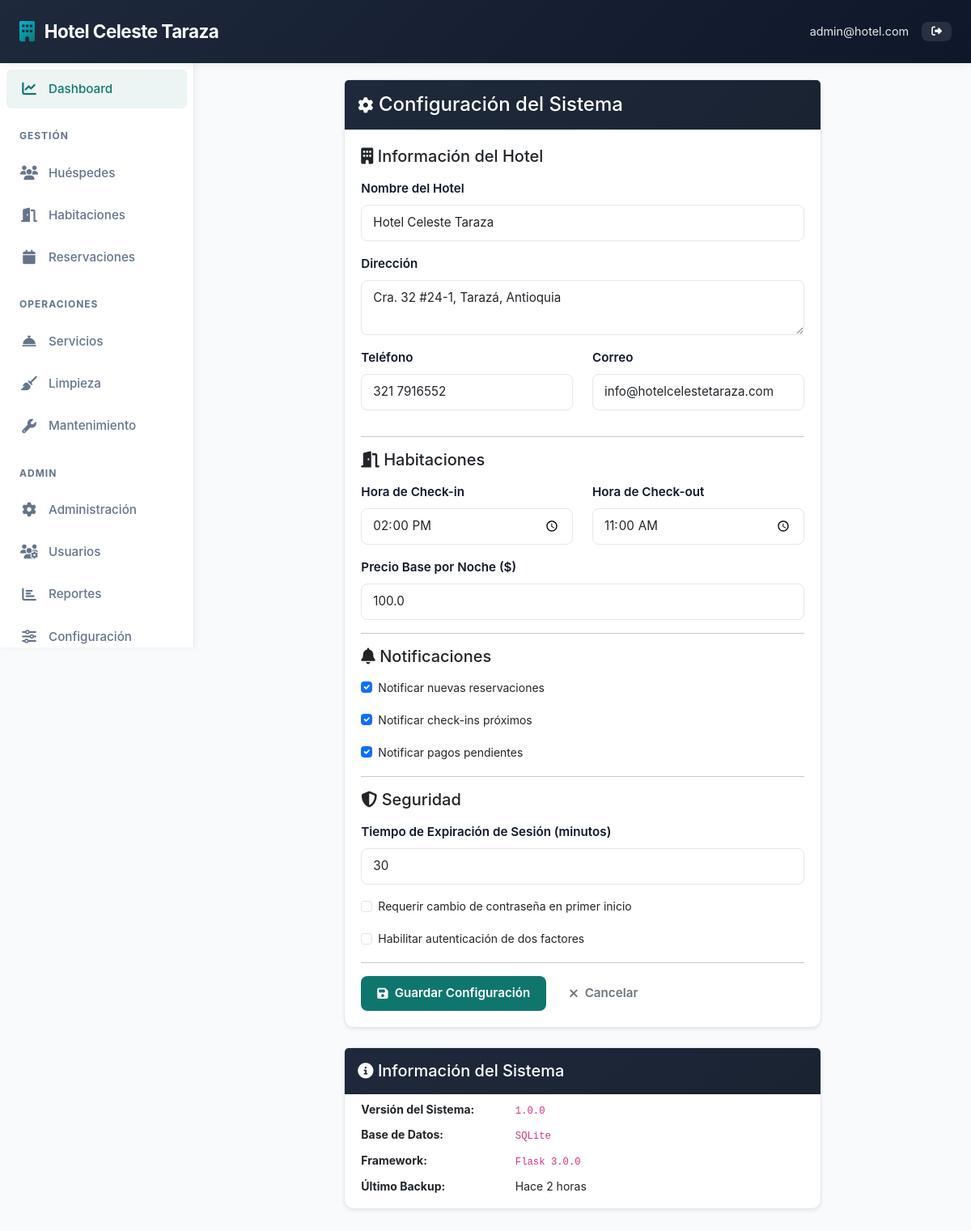
The app's page /admin/settings (signed in) with its own data.
### models.py (models this page shows, shortened)
class SystemSettings(db.Model):
    __tablename__ = 'system_settings'
    id = db.Column(db.Integer, primary_key=True)
    hotel_name = db.Column(db.String(120), nullable=False, default='Hotel Management System')
    hotel_address = db.Column(db.Text, nullable=False, default='Calle Principal 123, Ciudad')
    hotel_phone = db.Column(db.String(20), nullable=False, default='+1 (555) 123-4567')
    hotel_email = db.Column(db.String(120), nullable=False, default='info@hotel.com')
    check_in_time = db.Column(db.String(5), nullable=False, default='14:00')
    check_out_time = db.Column(db.String(5), nullable=False, default='11:00')
    price_per_night = db.Column(db.Float, nullable=False, default=100.0)
    updated_at = db.Column(db.DateTime, default=datetime.utcnow, onupdate=datetime.utcnow)

class User(UserMixin, db.Model):
    __tablename__ = 'users'
    id = db.Column(db.Integer, primary_key=True)
    username = db.Column(db.String(80), unique=True, nullable=False)
    email = db.Column(db.String(120), unique=True, nullable=False)
    password_hash = db.Column(db.String(200), nullable=False)
    full_name = db.Column(db.String(120), nullable=False)
    role = db.Column(db.String(20), nullable=False, default='staff')  # admin, receptionist, housekeeper, manager
    phone = db.Column(db.String(20))
    created_at = db.Column(db.DateTime, default=datetime.utcnow)
    is_active = db.Column(db.Boolean, default=True)
    reservations = db.relationship('Reservation', backref='created_by_user', lazy=True)

### admin.py (the view)
@admin_bp.route('/settings')
@login_required
@admin_required
def settings():
    system_settings = SystemSettings.query.first()
    if not system_settings:
        system_settings = SystemSettings()
        db.session.add(system_settings)
        db.session.commit()
    return render_template('admin/settings.html', settings=system_settings)

### templates/admin/settings.html (shortened to what this page needs)
{% extends "base.html" %}
{% block content %}
<div class="container-fluid">
    <div class="row">
        <div class="col-12 col-md-8 col-lg-6 mx-auto">
            <div class="card shadow-sm">
                <div class="card-header bg-light border-bottom">
                    <h4 class="mb-0"><i class="fas fa-cog"></i> Configuración del Sistema</h4>
                </div>
                <div class="card-body">
                    <form method="POST" action="{{ url_for('admin.save_settings') }}">
                        <h5 class="mb-3"><i class="fas fa-building"></i> Información del Hotel</h5>
                        <div class="mb-3">
                            <label for="hotel_name" class="form-label">Nombre del Hotel</label>
                            <input type="text" class="form-control" id="hotel_name" name="hotel_name" value="{{ settings.hotel_name }}">
                        </div>
                        <div class="mb-3">
                            <label for="hotel_address" class="form-label">Dirección</label>
                            <textarea class="form-control" id="hotel_address" name="hotel_address" rows="2">{{ settings.hotel_address }}</textarea>
                        </div>
                        <div class="row">
                            <div class="col-12 col-md-6 mb-3">
                                <label for="hotel_phone" class="form-label">Teléfono</label>
                                <input type="tel" class="form-control" id="hotel_phone" name="hotel_phone" value="{{ settings.hotel_phone }}">
                            </div>
                            <div class="col-12 col-md-6 mb-3">
                                <label for="hotel_email" class="form-label">Correo</label>
                                <input type="email" class="form-control" id="hotel_email" name="hotel_email" value="{{ settings.hotel_email }}">
                            </div>
                        </div>
                        <hr>
                        <h5 class="mb-3"><i class="fas fa-door-open"></i> Habitaciones</h5>
                        <div class="row">
                            <div class="col-12 col-md-6 mb-3">
                                <label for="check_in_time" class="form-label">Hora de Check-in</label>
                                <input type="time" class="form-control" id="check_in_time" name="check_in_time" value="{{ settings.check_in_time }}">
                            </div>
                            <div class="col-12 col-md-6 mb-3">
                                <label for="check_out_time" class="form-label">Hora de Check-out</label>
                                <input type="time" class="form-control" id="check_out_time" name="check_out_time" value="{{ settings.check_out_time }}">
                            </div>
                        </div>
                        <div class="mb-3">
                            <label for="price_per_night" class="form-label">Precio Base por Noche ($)</label>
                            <input type="number" class="form-control" id="price_per_night" name="price_per_night" value="{{ settings.price_per_night }}" step="0.01">
                        </div>
                        <hr>
                        <h5 class="mb-3"><i class="fas fa-bell"></i> Notificaciones</h5>
                        <div class="form-check mb-3">
                            <input class="form-check-input" type="checkbox" id="notify_reservations" name="notify_reservations" checked>
                            <label class="form-check-label" for="notify_reservations">
                                Notificar nuevas reservaciones
                            </label>
                        </div>
                        <div class="form-check mb-3">
                            <input class="form-check-input" type="checkbox" id="notify_checkin" name="notify_checkin" checked>
                            <label class="form-check-label" for="notify_checkin">
                                Notificar check-ins próximos
                            </label>
                        </div>
                        <div class="form-check mb-3">
                            <input class="form-check-input" type="checkbox" id="notify_payments" name="notify_payments" checked>
                            <label class="form-check-label" for="notify_payments">
                                Notificar pagos pendientes
                            </label>
                        </div>
                        <hr>
                        <h5 class="mb-3"><i class="fas fa-shield-alt"></i> Seguridad</h5>
                        <div class="mb-3">
                            <label for="session_timeout" class="form-label">Tiempo de Expiración de Sesión (minutos)</label>
                            <input type="number" class="form-control" id="session_timeout" name="session_timeout" value="30">
                        </div>
                        <div class="form-check mb-3">
                            <input class="form-check-input" type="checkbox" id="require_password_change" name="require_password_change">
                            <label class="form-check-label" for="require_password_change">
                                Requerir cambio de contraseña en primer inicio
                            </label>
                        </div>
                        <div class="form-check mb-3">
                            <input class="form-check-input" type="checkbox" id="enable_2fa" name="enable_2fa">
                            <label class="form-check-label" for="enable_2fa">
                                Habilitar autenticación de dos factores
                            </label>
                        </div>
                        <hr>
                        <div class="d-grid gap-2 d-sm-flex">
                            <button type="submit" class="btn btn-primary">
                                <i class="fas fa-save"></i> Guardar Configuración
                            </button>
                            <a href="{{ url_for('admin.index') }}" class="btn btn-outline-secondary">
                                <i class="fas fa-times"></i> Cancelar
                            </a>
                        </div>
                    </form>
                </div>
            </div>
            <div class="card shadow-sm mt-4">
                <div class="card-header bg-light">
                    <h5 class="mb-0"><i class="fas fa-info-circle"></i> Información del Sistema</h5>
                </div>
                <div class="card-body">
                    <dl class="row">
                        <dt class="col-sm-4">Versión del Sistema:</dt>
                        <dd class="col-sm-8"><code>1.0.0</code></dd>
                        <dt class="col-sm-4">Base de Datos:</dt>
                        <dd class="col-sm-8"><code>SQLite</code></dd>
                        <dt class="col-sm-4">Framework:</dt>
                        <dd class="col-sm-8"><code>Flask 3.0.0</code></dd>
                        <dt class="col-sm-4">Último Backup:</dt>
                        <dd class="col-sm-8">Hace 2 horas</dd>
                    </dl>
                </div>
            </div>
        </div>
    </div>
</div>
{% endblock %}

### templates/base.html (shortened to what this page needs)
<!DOCTYPE html>
<html lang="es">
<head>
    <link href="https://cdn.jsdelivr.net/npm/bootstrap@5.3.0/dist/css/bootstrap.min.css" rel="stylesheet">
    <link rel="stylesheet" href="https://cdnjs.cloudflare.com/ajax/libs/font-awesome/6.4.0/css/all.min.css">
</head>
<body>
    {% if current_user.is_authenticated %}
    <nav class="navbar">
        <a class="navbar-brand" href="/"><i class="fas fa-building"></i> <span>{{ hotel_settings.hotel_name }}</span></a>
        <div class="navbar-right">
            <span class="text-white">{{ current_user.email }}</span>
            <a href="/auth/logout" class="btn btn-sm" style="background-color: rgba(255,255,255,0.1); color: white;"><i class="fas fa-sign-out-alt"></i></a>
        </div>
    </nav>
    <aside class="sidebar" id="sidebar">
        <ul class="sidebar-menu">
            <li><a href="/" data-tooltip="Dashboard"><i class="fas fa-chart-line"></i> <span class="sidebar-label">Dashboard</span></a></li>
            <li><div class="sidebar-section-title">Gestión</div></li>
            {% if modules_dict.get('Huéspedes', {}).is_enabled != False %}
            <li><a href="/guests" data-tooltip="Huéspedes"><i class="fas fa-users"></i> <span class="sidebar-label">Huéspedes</span></a></li>
            {% endif %}
            {% if modules_dict.get('Habitaciones', {}).is_enabled != False %}
            <li><a href="/rooms" data-tooltip="Habitaciones"><i class="fas fa-door-open"></i> <span class="sidebar-label">Habitaciones</span></a></li>
            {% endif %}
            {% if modules_dict.get('Reservas', {}).is_enabled != False %}
            <li><a href="/reservations" data-tooltip="Reservaciones"><i class="fas fa-calendar"></i> <span class="sidebar-label">Reservaciones</span></a></li>
            {% endif %}
            <li><div class="sidebar-section-title">Operaciones</div></li>
            {% if modules_dict.get('Servicios', {}).is_enabled != False %}
            <li><a href="/services" data-tooltip="Servicios"><i class="fas fa-concierge-bell"></i> <span class="sidebar-label">Servicios</span></a></li>
            {% endif %}
            {% if modules_dict.get('Limpieza', {}).is_enabled != False %}
            <li><a href="/housekeeping" data-tooltip="Limpieza"><i class="fas fa-broom"></i> <span class="sidebar-label">Limpieza</span></a></li>
            {% endif %}
            {% if modules_dict.get('Mantenimiento', {}).is_enabled != False %}
            <li><a href="/maintenance" data-tooltip="Mantenimiento"><i class="fas fa-wrench"></i> <span class="sidebar-label">Mantenimiento</span></a></li>
            {% endif %}
            {% if current_user.role == 'admin' %}
            <li><div class="sidebar-section-title">Admin</div></li>
            <li><a href="/admin" data-tooltip="Administración"><i class="fas fa-cog"></i> <span class="sidebar-label">Administración</span></a></li>
            <li><a href="/admin/users" data-tooltip="Usuarios"><i class="fas fa-users-cog"></i> <span class="sidebar-label">Usuarios</span></a></li>
            <li><a href="/admin/reports" data-tooltip="Reportes"><i class="fas fa-chart-bar"></i> <span class="sidebar-label">Reportes</span></a></li>
            <li><a href="/admin/settings" data-tooltip="Configuración"><i class="fas fa-sliders-h"></i> <span class="sidebar-label">Configuración</span></a></li>
            {% endif %}
        </ul>
    </aside>
    {% endif %}
    <div class="main-content">
        {% block content %}{% endblock %}
    </div>
</body>
</html>

### records on screen
SystemSettings: hotel_name "Hotel Celeste Taraza", hotel_address "Cra. 32 #24-1, Tarazá, Antioquia", hotel_phone "321 7916552", hotel_email "info@hotelcelestetaraza.com", check_in_time "14:00", check_out_time "11:00", price_per_night "100.0"
User: email "admin@hotel.com"
